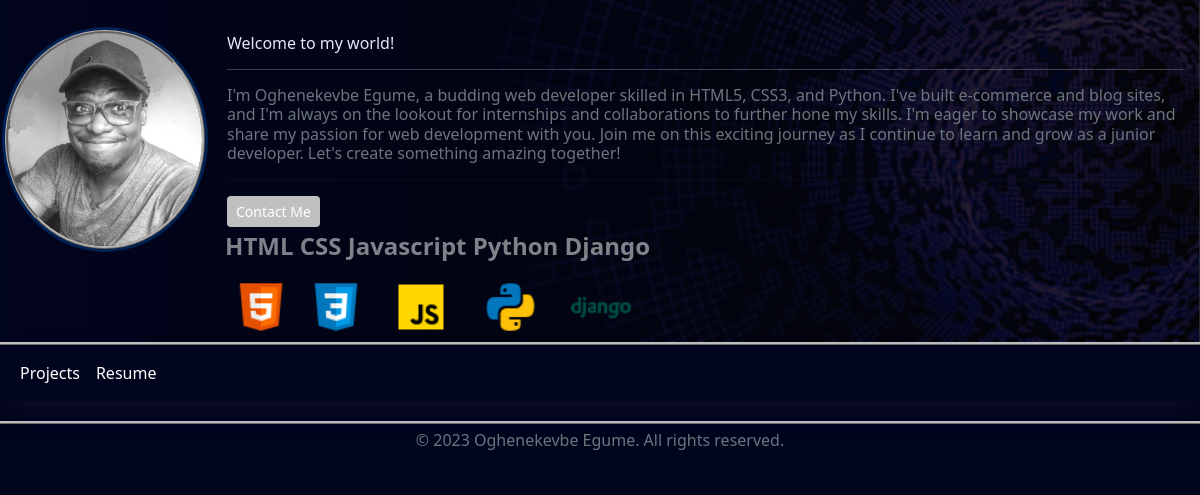
The app's page /, older data.
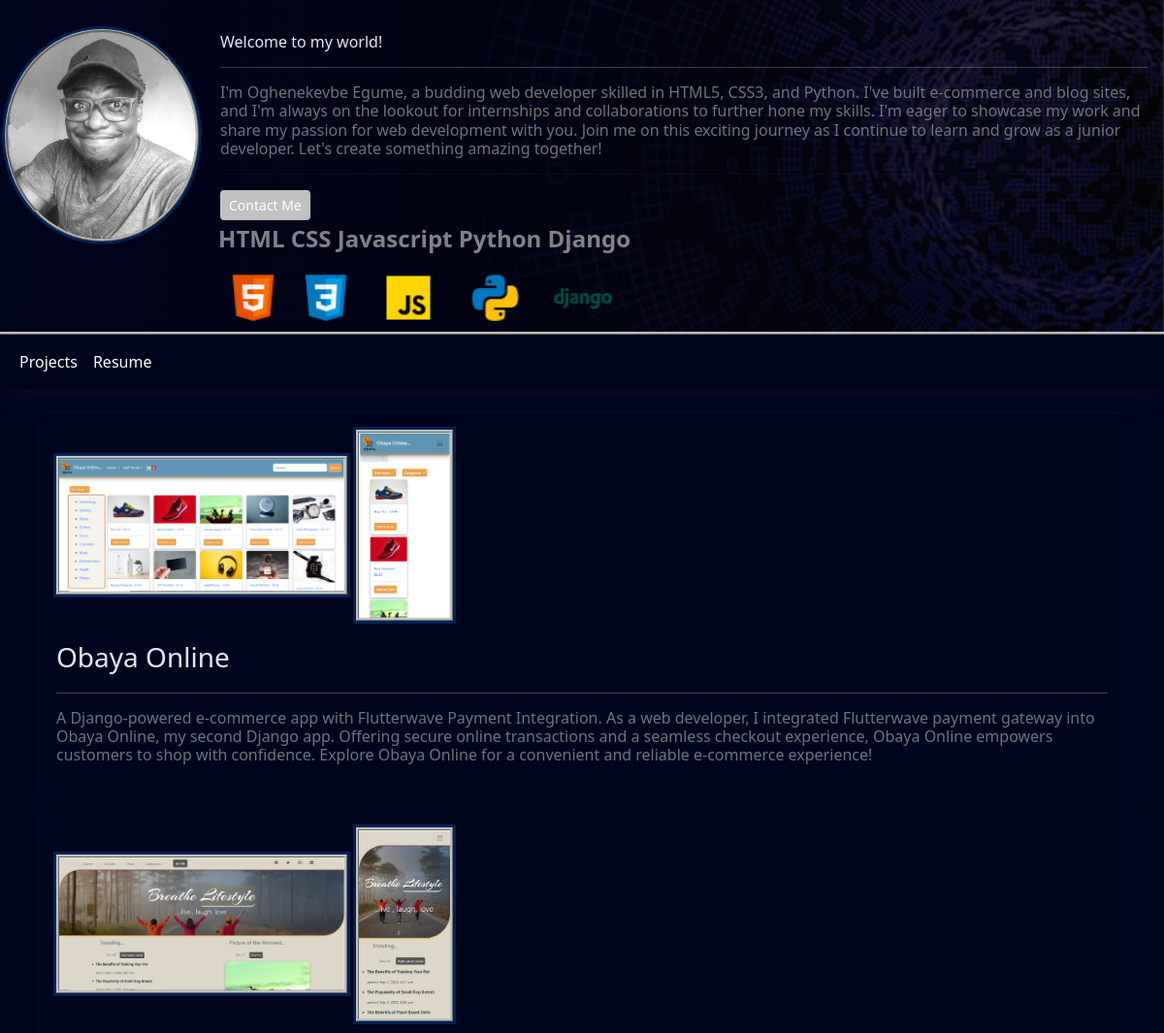
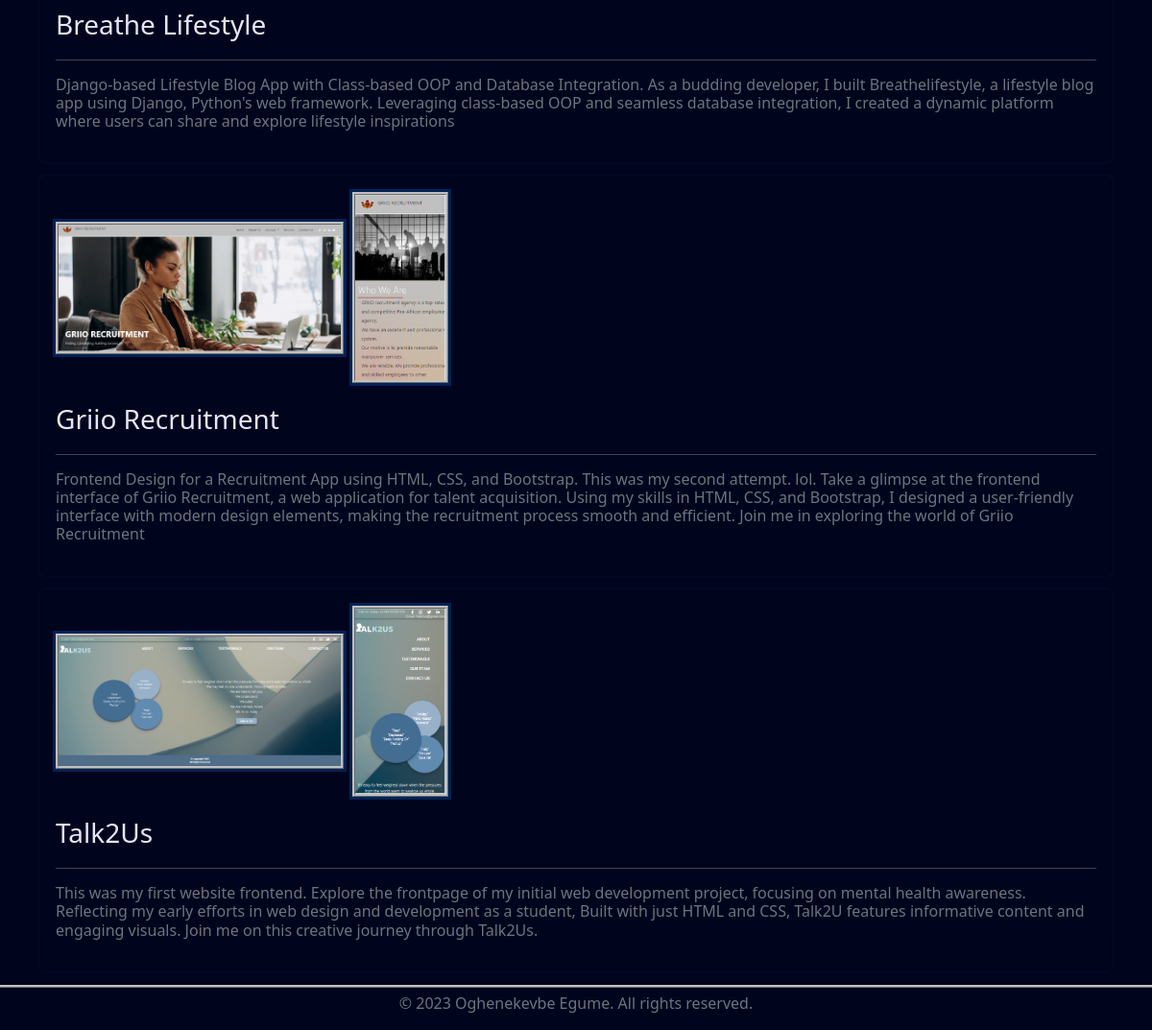
The same page, newer data (2 pictures, top to bottom).
### myportfolio/models.py (models this page shows, shortened)
class Websites(models.Model):
    desktop = models.ImageField(blank=True, null=True)
    mobile = models.ImageField(blank=True, null=True)
    name = models.CharField(max_length=255)
    description = RichTextField()
    address = models.URLField(max_length=200)
    class Meta:
        ordering = ['-id']

### myportfolio/views.py (the view)
# urls.py: path("", Index.as_view(), name="index"),
class Index(ListView):
    model = Websites
    template_name = "index.html"
    context_object_name = 'websites'

### myportfolio/templates/index.html (shortened to what this page needs)
{% extends 'base.html' %}
{% load static %}
{% block content %}
<div class="container">
    <div class="row" style=" margin-top: 10px;">
        <div class="col">
          {% if websites %}
          {% for website in websites %}
          <div class="card mt-3" style="
          box-shadow: rgba(3, 102, 214, 0.030) 0px 0px 0px 3px; margin-bottom: 5px;">
            <p><img src="{{website.desktop.url}}" alt="" width="300" style="margin-right: 5px;border-style: ridge;
              border-color: #C0C0C0 ;
              box-shadow: rgba(3, 102, 214, 0.3) 0px 0px 0px 3px;"> <img src="{{website.mobile.url}}" alt="" width="100" style="border-style: ridge;
              border-color: #C0C0C0 ;
              box-shadow: rgba(3, 102, 214, 0.3) 0px 0px 0px 3px;"></p>
            <div class="card-text">
              <a href="{{website.address}}" class=" fs-3" style="color: #E6E6FA; text-decoration: none;">{{website.name}}</a>
              <hr style="border-color: white;">
            <h6 class=" text-secondary">{{website.description|safe}}</h6>
            </div>
          </div>
          {% endfor %}
          {% endif %}
        </div>
      </div>
</div>
{% endblock content %}

### myportfolio/templates/base.html (shortened to what this page needs)
{% load static %}
<!DOCTYPE html>
<html lang="en">
<head>
  <link rel="stylesheet" href="{% static 'css/bootstrap.min.css' %}">
  <link rel="stylesheet" href="{% static 'css/base.css' %}">
</head>
<body>
  <section class="banner">
    <div class="image-wrap">
      <img src="{{MEDIA_URL}}images/profile_photo2.jpg" alt="" id="profile-image">
    </div>
    <div class="word-wrapper " style="margin:10px 5px 5px 5px ; display: flex; flex-direction: column; align-items: flex-start;">
      <div style="flex: 1;">
        <div class="container mt-2" id="intro">
          <div class="row">
            <div class="col">
              <h6 class="text-secondary mt-3">
                <span style="color: #E6E6FA;">Welcome to my world! <br><hr></span>  I'm Oghenekevbe Egume, a budding web developer skilled in HTML5, CSS3, and Python. I've built e-commerce and blog sites, and I'm always on the lookout for internships and collaborations to further hone my skills. I'm eager to showcase my work and share my passion for web development with you. Join me on this exciting journey as I continue to learn and grow as a junior developer. Let's create something amazing together!
              </h6>
              <hr>
              <button id="contact-me" class="btn btn-sm" type="submit">Contact Me</button>
            </div>
          </div>
        </div>
      </div>
      <div style="flex: 1;">
        <h6 class="ml6" style="margin-left: 10px;">
          <span class="text-wrapper">
            <span class="letters">HTML CSS Javascript Python Django</span>
          </span>
        </h6>
        <div class="code-icons" style="display: flex; justify-content: center; align-items: flex-start;">
          <img src="{{MEDIA_URL}}images/html.png" alt="" width="60px" style="margin-right: 30px; margin-left: -5px;">
          <img src="{{MEDIA_URL}}images/css.png" alt="" width="60px" style="margin-right: 25px; margin-left: -15px;">
          <img src="{{MEDIA_URL}}images/js.png" alt="" width="60px" style="margin-right: 30px;">
          <img src="{{MEDIA_URL}}images/python.png" alt="" width="60px" style="margin-right: 30px;">
          <img src="{{MEDIA_URL}}images/django.png" alt="" width="60px">
        </div>
      </div>
    </div>
  </section>
  <nav class="navbar navbar-expand-lg bg-body-tertiary">
    <div class="container-fluid">
      <div class="collapse navbar-collapse" id="navbarSupportedContent">
        <ul class="navbar-nav mb-2 mb-lg-0 ">
          <li class="nav-item">
            <a class="nav-link active" aria-current="page" href="{% url 'index' %}" id="base-text">Projects</a>
          </li>
          <li class="nav-item">
            <a class="nav-link active" aria-current="page" href="{% url 'resume' %}" id="base-text">Resume</a>
          </li>
        </ul>
      </div>
    </div>
  </nav>
<div class="content-wrapper">
  {% block content %}
  {% endblock content %}
</div>
<footer style="width: 100%; margin-top: 10px; background-color: #01041d!important; border-top-style: ridge; border-color: silver;">
  <div class="container-fluid text-center">
    <p class=" text-secondary mt-1">&copy; 2023 Oghenekevbe Egume. All rights reserved.</p>
  </div>
</footer>
</body>
</html>

### static/css/base.css (style rules this page uses)
body { background-color: #01041d!important; display: flex; flex-wrap: wrap; flex-direction: column; min-height: 100vh; max-height: fit-content; display: flex !important; flex-direction: column !important; }
.btn { background-color: #C0C0C0; color: #fff; }
.banner { background-image: linear-gradient(to right, rgba(1, 4, 29, 1), rgba(0, 0, 0, 0.8)), url('../../media/images/background.png'); background-position: right; background-size: cover; width: 100% !important; border-bottom-style: ridge; border-bottom-color: #C0C0C0 !important; display: flex !important; }
.banner .image-wrap { margin: 30px 5px 5px 5px !important; }
.banner .image-wrap img { border-radius: 50% !important; border-style: ridge; border-color: #C0C0C0 ; border-color: #b8b5b5 ; width: 200px; box-shadow: rgba(3, 102, 214, 0.3) 0px 0px 0px 3px; }
.card { background-color: rgba(255, 255, 255, 0.0002); padding: 15px; }
.navbar { background-color: #01041d!important; box-shadow: rgba(50, 50, 93, 0.25) 0px 13px 27px -5px, rgba(0, 0, 0, 0.3) 0px 8px 16px -8px; }
.navbar a, #base-text { color: #fff; }
.ml6 { position: relative; font-weight: 900; font-size: 1.5em; }
.ml6 .text-wrapper { position: relative; display: inline-block; padding-top: 0.2em; padding-right: 0.05em; padding-bottom: 0.1em; overflow: hidden; }

Row changes from the older to the newer data that the page shows:
added Websites: desktop (picture), mobile (picture), name "Obaya Online", description "A Django-powered e-commerce app with Flutterwave Payment Integration. As a web developer, I integrated Flutterwave payment gateway into Obaya Online, my second Django app. Offering secure online transactions and a seamless checkout experience, Obaya Online empowers customers to shop with confidence. Explore Obaya Online for a convenient and reliable e-commerce experience!"
added Websites: desktop (picture), mobile (picture), name "Breathe Lifestyle", description "Django-based Lifestyle Blog App with Class-based OOP and Database Integration. As a budding developer, I built Breathelifestyle, a lifestyle blog app using Django, Python's web framework. Leveraging class-based OOP and seamless database integration, I created a dynamic platform where users can share and explore lifestyle inspirations"
added Websites: desktop (picture), mobile (picture), name "Griio Recruitment", description "Frontend Design for a Recruitment App using HTML, CSS, and Bootstrap. This was my second attempt. lol. Take a glimpse at the frontend interface of Griio Recruitment, a web application for talent acquisition. Using my skills in HTML, CSS, and Bootstrap, I designed a user-friendly interface with modern design elements, making the recruitment process smooth and efficient. Join me in exploring the world of Griio Recruitment"
added Websites: desktop (picture), mobile (picture), name "Talk2Us", description "This was my first website frontend. Explore the frontpage of my initial web development project, focusing on mental health awareness. Reflecting my early efforts in web design and development as a student, Built with just HTML and CSS, Talk2U features informative content and engaging visuals. Join me on this creative journey through Talk2Us."
